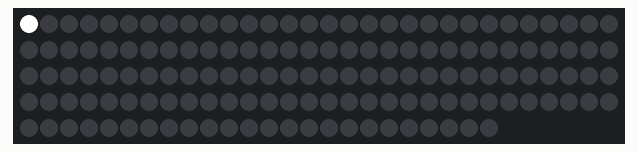
Bench run of a sketch on a simulated Arduino Uno, built with avr-gcc and run on an emulated ATmega328P. Shown: 144 RGB LEDs in strip order, left to right, continuing on the next row.

Above: at 0.02 s.
At 4.94 s:
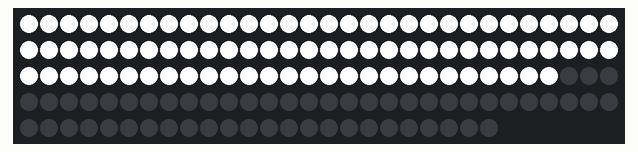
At 9.99 s:
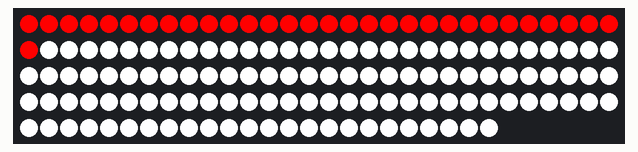
At 19.96 s:
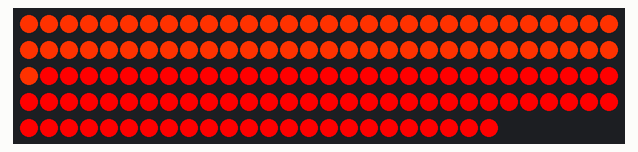
At 29.94 s:
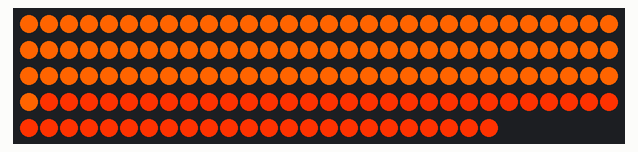
At 39.95 s:
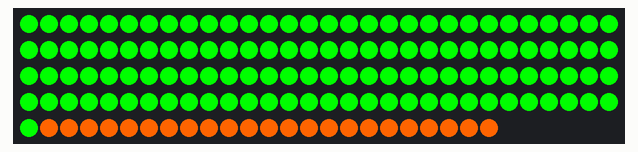

The sketch:

GRBW_Fill_Rainbow.ino
```cpp
#include <Adafruit_NeoPixel.h>
#ifdef __AVR__
  #include <avr/power.h>
#endif

#define PIN 6

// 네오픽셀을 사용하기 위한 함수 선언
// 첫번째 인자 : 네오픽셀 LED 개수
// 두번째 인자 : 네오픽셀이 연결된 아두이노의 PIN 번호
// 세번째 인자 : 네오픽셀의 타입 (RGB, RGBW 등)
Adafruit_NeoPixel strip = Adafruit_NeoPixel(144, PIN, NEO_GRBW + NEO_KHZ800);


void setup() {

// 네오픽셀 초기화 ( 모든 LED OFF )
  strip.begin();
  strip.show();

}

void loop() {

// 아래의 순서대로 네오픽셀 반복

// strip.Color(a, b, c), d) = strip.Color(Red, Green, Blue, White), Brightness)
// Red(빨강), Green(초록), Blue(파랑), White(하양), Brightness(밝기) 의 색상을 각 255단계로 제어

  colorWipe(strip.Color(0, 0, 0, 255), 50); // 하얀색
  colorWipe(strip.Color(255, 0, 0, 0), 50); // 빨간색
  colorWipe(strip.Color(255, 50, 0, 0), 50); // 주황색
  colorWipe(strip.Color(255, 100, 0, 0), 50); // 노랑색
  colorWipe(strip.Color(0, 255, 0, 0), 50); // 초록색
  colorWipe(strip.Color(0, 165, 235, 0), 50); // 파란색
  colorWipe(strip.Color(0, 0, 255, 0), 50); // 남색
  colorWipe(strip.Color(105, 0, 105, 0), 50); // 보라색

}

// 입력한 색으로 LED를 채워주는 함수
void colorWipe(uint32_t c, uint8_t wait) {
  for(uint16_t i=0; i<strip.numPixels(); i++) {
    strip.setPixelColor(i, c);
    strip.show();
    delay(wait);
  }
}

// 255가지의 색을 표현하는 함수
uint32_t Wheel(byte WheelPos) {
  WheelPos = 255 - WheelPos;
  if(WheelPos < 85) {
    return strip.Color(255 - WheelPos * 3, 0, WheelPos * 3);
  }
  if(WheelPos < 170) {
    WheelPos -= 85;
    return strip.Color(0, WheelPos * 3, 255 - WheelPos * 3);
  }
  WheelPos -= 170;
  return strip.Color(WheelPos * 3, 255 - WheelPos * 3, 0);
}
```
